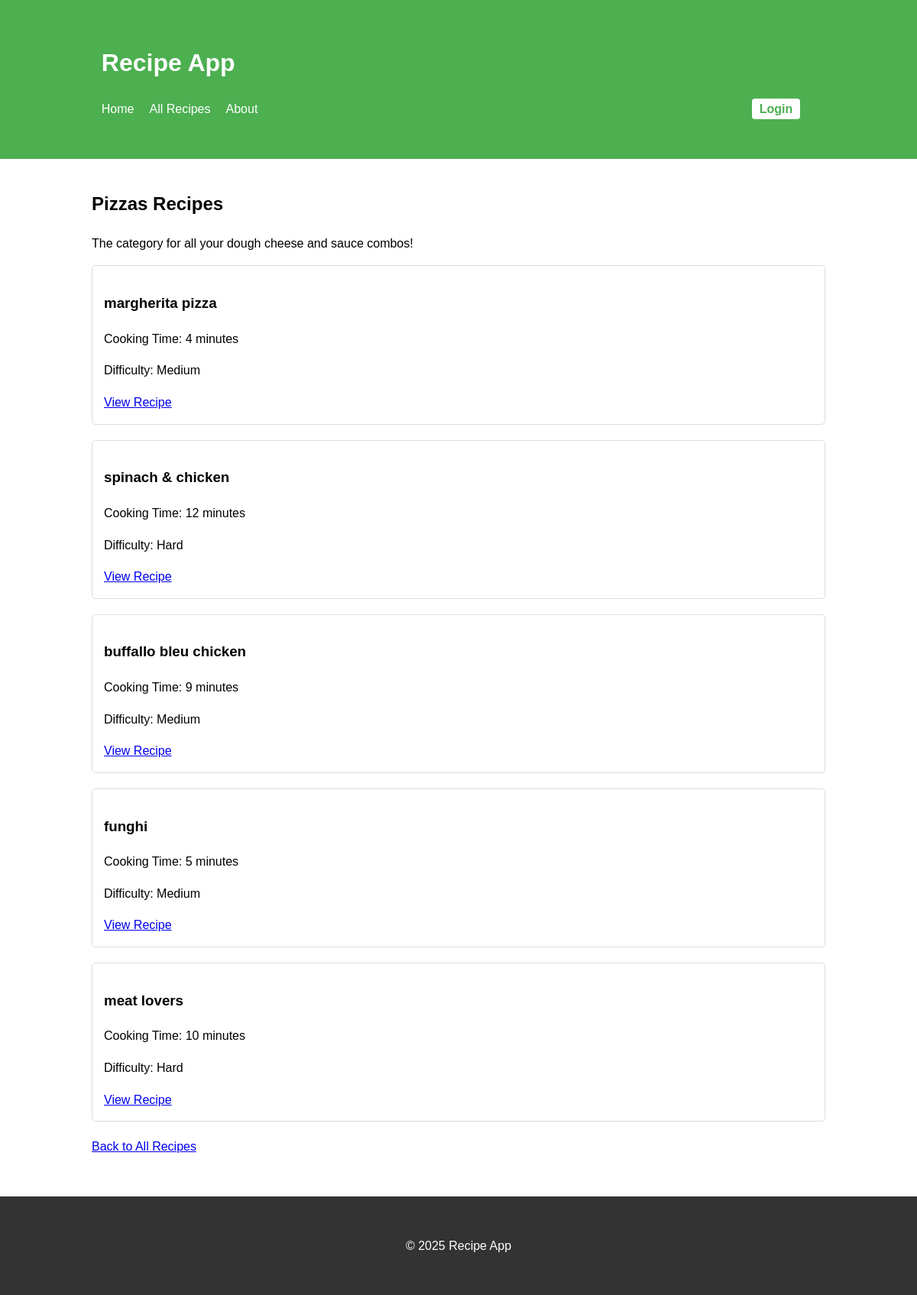
Screenshot of /categories/2/ with the database file from the repository.
### categories/models.py (models this page shows, shortened)
class Category(models.Model):
    name = models.CharField(max_length=100)
    description = models.TextField(blank=True, null=True)
    class Meta:
        ordering = ['name']
        verbose_name = 'category'
        verbose_name_plural = 'categories'

### recipes/models.py (models this page shows, shortened)
class Recipe(models.Model):
    name = models.CharField(max_length=100)
    cooking_time = models.IntegerField()
    ingredients = models.TextField()  # basic compatibility
    category = models.ForeignKey('categories.Category',
                               on_delete=models.SET_NULL,
                               null=True, blank=True,
                               related_name='recipes')
    ingredient_list = models.ManyToManyField('ingredients.Ingredient',
                                           blank=True,
                                           related_name='used_in')
    def get_ingredients_list(self):
        return self.ingredients.split(',') if self.ingredients else [] #we use this to get the list of ingredients via split because the ingredients are stored as a string in the database
    def calculate_difficulty(self):
        cooking_time = self.cooking_time
        num_ingredients = len(self.get_ingredients_list())
        TIME_THRESHOLD = 10
        INGREDIENT_THRESHOLD = 3
        if cooking_time < TIME_THRESHOLD:
            if num_ingredients < INGREDIENT_THRESHOLD:
                return "Easy"
            else:
                return "Medium"
        else:
            if num_ingredients >= INGREDIENT_THRESHOLD:
                return "Hard"
            else:
                return "Intermediate"

### recipes/views.py (the view)
# urls.py: path('categories/<int:category_id>/', views.category_view, name='category-detail'),
def category_view(request, category_id):
    category = get_object_or_404(Category, id=category_id)
    recipes = Recipe.objects.filter(category=category)
    context = {
        'category': category,
        'recipes': recipes,
    }
    return render(request, 'recipes/category.html', context)

### recipes/templates/recipes/category.html (shortened to what this page needs)
<!DOCTYPE html>
{% extends 'recipes/base.html' %}
{% block content %}
    <h2>{{ category.name }} Recipes</h2>
    {% if category.description %}
        <div class="category-description">
            <p>{{ category.description }}</p>
        </div>
    {% endif %}
    <div class="recipes-list">
        {% if recipes %}
            {% for recipe in recipes %}
                <div class="recipe-card">
                    <h3>{{ recipe.name }}</h3>
                    <p>Cooking Time: {{ recipe.cooking_time }} minutes</p>
                    <p>Difficulty: {{ recipe.calculate_difficulty }}</p>
                    <a href="{% url 'recipe-detail' recipe.id %}">View Recipe</a>
                </div>
            {% endfor %}
        {% else %}
            <p>No recipes found in this category.</p>
        {% endif %}
    </div>
    <a href="{% url 'recipe-list' %}" class="back-link">Back to All Recipes</a>
{% endblock %}

### recipes/templates/recipes/base.html (style rules this page uses)
body { font-family: Arial, sans-serif; line-height: 1.6; margin: 0; padding: 0; background-color: linear-gradient(to right, #6994be, #cccccc); }
.recipe-card { border: 1px solid #ddd; border-radius: 5px; padding: 15px; margin-bottom: 20px; }

### rows the page displays
Category: name "Pizzas", description "The category for all your dough cheese and sauce combos!"
Recipe: name "margherita pizza", cooking_time "4", calculate_difficulty "Medium"
Recipe: name "spinach & chicken", cooking_time "12", calculate_difficulty "Hard"
Recipe: name "buffallo bleu chicken", cooking_time "9", calculate_difficulty "Medium"
Recipe: name "funghi", cooking_time "5", calculate_difficulty "Medium"
Recipe: name "meat lovers", cooking_time "10", calculate_difficulty "Hard"
